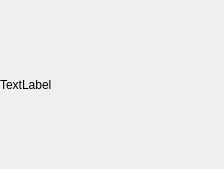
<?xml version="1.0" encoding="UTF-8"?>
<ui version="4.0">
 <class>CCustomWidget</class>
 <widget class="QWidget" name="CCustomWidget">
  <property name="geometry">
   <rect>
    <x>0</x>
    <y>0</y>
    <width>224</width>
    <height>169</height>
   </rect>
  </property>
  <property name="windowTitle">
   <string>Form</string>
  </property>
  <layout class="QGridLayout" name="gridLayout">
   <property name="leftMargin">
    <number>0</number>
   </property>
   <property name="topMargin">
    <number>0</number>
   </property>
   <property name="rightMargin">
    <number>0</number>
   </property>
   <property name="bottomMargin">
    <number>0</number>
   </property>
   <property name="spacing">
    <number>0</number>
   </property>
   <item row="0" column="0">
    <widget class="QLabel" name="label_gif">
     <property name="text">
      <string>TextLabel</string>
     </property>
    </widget>
   </item>
  </layout>
 </widget>
 <resources/>
 <connections/>
</ui>
